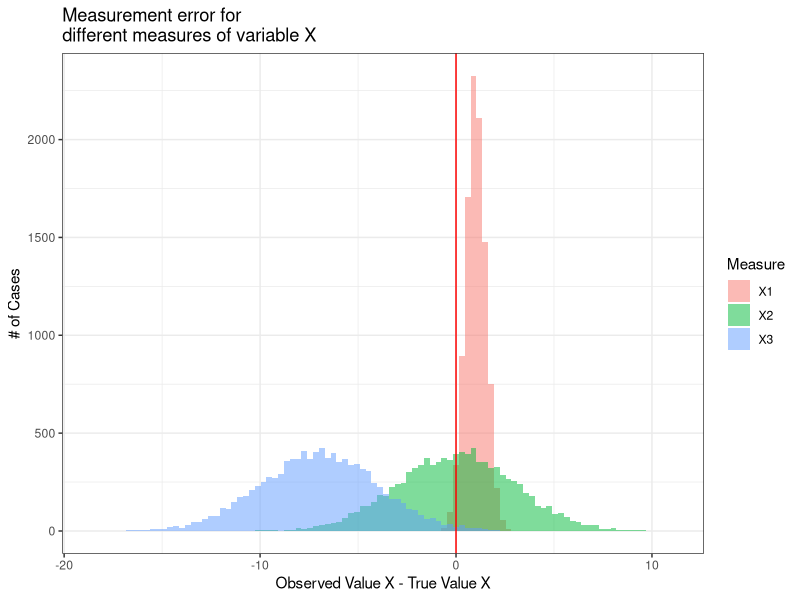

Here is the R script that generated this plot:
## ---- chunk 1
knitr::opts_chunk$set(echo = FALSE)
require(haven)
require(data.table)
require(ggplot2)
require(magrittr)
## ---- chunk 2
require(ggplot2)
n = 10000
x1 = rnorm(n, 0, 0.5) + 1
x2 = rnorm(n, 0, 3)
x3 = rnorm(n, -7, 3)
plot_data = data.frame(Measure = rep(paste0("X",1:3), each = n), value = c(x1, x2, x3))
xlims = range(c(x1,x2, x3))
ggplot(plot_data, aes(value, fill = Measure)) + 
  geom_histogram(bins = 100, alpha = 0.5, position = 'identity') +
  labs(title = 'Measurement error for\ndifferent measures of variable X') + xlab("Observed Value X - True Value X") + ylab("# of Cases") + 
  theme_bw() +
  geom_vline(xintercept = 0, colour = 'red')
